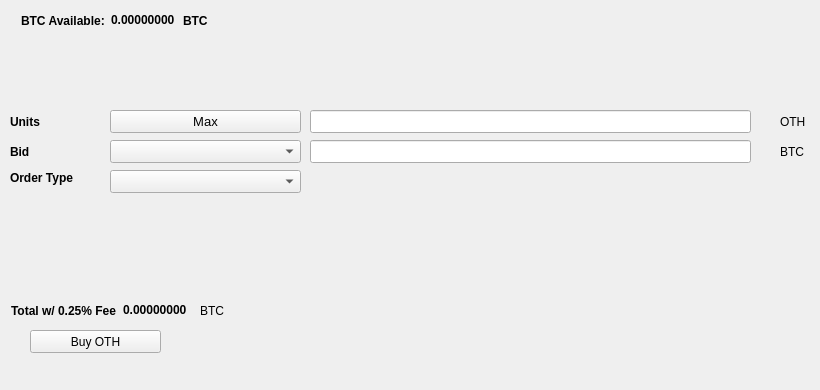
   <widget class="QWidget" name="BuyTab">
    <attribute name="title">
     <string>Buy</string>
    </attribute>
    <widget class="QPushButton" name="BuyOTH">
     <property name="geometry">
      <rect>
       <x>30</x>
       <y>330</y>
       <width>131</width>
       <height>23</height>
      </rect>
     </property>
     <property name="text">
      <string>Buy OTH</string>
     </property>
     <property name="icon">
      <iconset resource="../othila.qrc">
       <normaloff>:/icons/bitcoin</normaloff>:/icons/bitcoin</iconset>
     </property>
    </widget>
    <widget class="QLabel" name="label_3">
     <property name="geometry">
      <rect>
       <x>10</x>
       <y>110</y>
       <width>46</width>
       <height>23</height>
      </rect>
     </property>
     <property name="font">
      <font>
       <weight>75</weight>
       <bold>true</bold>
      </font>
     </property>
     <property name="text">
      <string>Units</string>
     </property>
    </widget>
    <widget class="QLineEdit" name="UnitsInput">
     <property name="geometry">
      <rect>
       <x>310</x>
       <y>110</y>
       <width>441</width>
       <height>23</height>
      </rect>
     </property>
     <property name="font">
      <font>
       <pointsize>9</pointsize>
       <weight>75</weight>
       <bold>true</bold>
      </font>
     </property>
    </widget>
    <widget class="QLineEdit" name="BuyBidPriceEdit">
     <property name="geometry">
      <rect>
       <x>310</x>
       <y>140</y>
       <width>441</width>
       <height>23</height>
      </rect>
     </property>
     <property name="font">
      <font>
       <pointsize>9</pointsize>
       <weight>75</weight>
       <bold>true</bold>
      </font>
     </property>
    </widget>
    <widget class="QLabel" name="label_4">
     <property name="geometry">
      <rect>
       <x>780</x>
       <y>110</y>
       <width>31</width>
       <height>23</height>
      </rect>
     </property>
     <property name="text">
      <string>OTH</string>
     </property>
    </widget>
    <widget class="QLabel" name="label_5">
     <property name="geometry">
      <rect>
       <x>780</x>
       <y>140</y>
       <width>31</width>
       <height>23</height>
      </rect>
     </property>
     <property name="text">
      <string>BTC</string>
     </property>
    </widget>
    <widget class="QLabel" name="label_6">
     <property name="geometry">
      <rect>
       <x>10</x>
       <y>140</y>
       <width>46</width>
       <height>23</height>
      </rect>
     </property>
     <property name="font">
      <font>
       <weight>75</weight>
       <bold>true</bold>
      </font>
     </property>
     <property name="text">
      <string>Bid</string>
     </property>
    </widget>
    <widget class="QLabel" name="label_7">
     <property name="geometry">
      <rect>
       <x>10</x>
       <y>170</y>
       <width>91</width>
       <height>16</height>
      </rect>
     </property>
     <property name="font">
      <font>
       <weight>75</weight>
       <bold>true</bold>
      </font>
     </property>
     <property name="text">
      <string>Order Type</string>
     </property>
    </widget>
    <widget class="QPushButton" name="Buy_Max_Amount">
     <property name="geometry">
      <rect>
       <x>110</x>
       <y>110</y>
       <width>191</width>
       <height>23</height>
      </rect>
     </property>
     <property name="font">
      <font>
       <pointsize>10</pointsize>
      </font>
     </property>
     <property name="text">
      <string>Max</string>
     </property>
    </widget>
    <widget class="QComboBox" name="BuyBidcomboBox">
     <property name="geometry">
      <rect>
       <x>110</x>
       <y>140</y>
       <width>191</width>
       <height>23</height>
      </rect>
     </property>
     <property name="font">
      <font>
       <pointsize>10</pointsize>
      </font>
     </property>
    </widget>
    <widget class="QComboBox" name="buyOrdertypeCombo">
     <property name="geometry">
      <rect>
       <x>110</x>
       <y>170</y>
       <width>191</width>
       <height>23</height>
      </rect>
     </property>
     <property name="font">
      <font>
       <pointsize>10</pointsize>
      </font>
     </property>
    </widget>
    <widget class="QWidget" name="layoutWidget1">
     <property name="geometry">
      <rect>
       <x>21</x>
       <y>11</y>
       <width>227</width>
       <height>19</height>
      </rect>
     </property>
     <layout class="QHBoxLayout" name="horizontalLayout_3">
      <item>
       <widget class="QLabel" name="label232">
        <property name="font">
         <font>
          <weight>75</weight>
          <bold>true</bold>
         </font>
        </property>
        <property name="text">
         <string>BTC Available:</string>
        </property>
       </widget>
      </item>
      <item>
       <widget class="QLabel" name="BtcAvailableLbl">
        <property name="palette">
         <palette>
          <active>
           <colorrole role="WindowText">
            <brush brushstyle="SolidPattern">
             <color alpha="255">
              <red>0</red>
              <green>0</green>
              <blue>0</blue>
             </color>
            </brush>
           </colorrole>
           <colorrole role="Button">
            <brush brushstyle="SolidPattern">
             <color alpha="255">
              <red>0</red>
              <green>170</green>
              <blue>0</blue>
             </color>
            </brush>
           </colorrole>
           <colorrole role="Light">
            <brush brushstyle="SolidPattern">
             <color alpha="255">
              <red>0</red>
              <green>255</green>
              <blue>0</blue>
             </color>
            </brush>
           </colorrole>
           <colorrole role="Midlight">
            <brush brushstyle="SolidPattern">
             <color alpha="255">
              <red>0</red>
              <green>212</green>
              <blue>0</blue>
             </color>
            </brush>
           </colorrole>
           <colorrole role="Dark">
            <brush brushstyle="SolidPattern">
             <color alpha="255">
              <red>0</red>
              <green>85</green>
              <blue>0</blue>
             </color>
            </brush>
           </colorrole>
           <colorrole role="Mid">
            <brush brushstyle="SolidPattern">
             <color alpha="255">
              <red>0</red>
              <green>113</green>
              <blue>0</blue>
             </color>
            </brush>
           </colorrole>
           <colorrole role="Text">
            <brush brushstyle="SolidPattern">
             <color alpha="255">
              <red>0</red>
              <green>170</green>
              <blue>0</blue>
             </color>
            </brush>
           </colorrole>
           <colorrole role="BrightText">
            <brush brushstyle="SolidPattern">
             <color alpha="255">
              <red>255</red>
              <green>255</green>
              <blue>255</blue>
             </color>
            </brush>
           </colorrole>
           <colorrole role="ButtonText">
            <brush brushstyle="SolidPattern">
             <color alpha="255">
              <red>0</red>
              <green>0</green>
              <blue>0</blue>
             </color>
            </brush>
           </colorrole>
           <colorrole role="Base">
            <brush brushstyle="SolidPattern">
             <color alpha="255">
              <red>255</red>
              <green>255</green>
              <blue>255</blue>
             </color>
            </brush>
           </colorrole>
           <colorrole role="Window">
            <brush brushstyle="SolidPattern">
             <color alpha="255">
              <red>0</red>
              <green>170</green>
              <blue>0</blue>
             </color>
            </brush>
           </colorrole>
           <colorrole role="Shadow">
            <brush brushstyle="SolidPattern">
             <color alpha="255">
              <red>0</red>
              <green>0</green>
              <blue>0</blue>
             </color>
            </brush>
           </colorrole>
           <colorrole role="AlternateBase">
            <brush brushstyle="SolidPattern">
             <color alpha="255">
              <red>127</red>
              <green>212</green>
              <blue>127</blue>
             </color>
            </brush>
           </colorrole>
           <colorrole role="ToolTipBase">
            <brush brushstyle="SolidPattern">
             <color alpha="255">
              <red>255</red>
              <green>255</green>
              <blue>220</blue>
             </color>
            </brush>
           </colorrole>
           <colorrole role="ToolTipText">
            <brush brushstyle="SolidPattern">
             <color alpha="255">
              <red>0</red>
              <green>0</green>
              <blue>0</blue>
             </color>
            </brush>
           </colorrole>
          </active>
          <inactive>
           <colorrole role="WindowText">
            <brush brushstyle="SolidPattern">
             <color alpha="255">
              <red>0</red>
              <green>0</green>
              <blue>0</blue>
             </color>
            </brush>
           </colorrole>
           <colorrole role="Button">
            <brush brushstyle="SolidPattern">
             <color alpha="255">
              <red>0</red>
              <green>170</green>
              <blue>0</blue>
             </color>
            </brush>
           </colorrole>
           <colorrole role="Light">
            <brush brushstyle="SolidPattern">
             <color alpha="255">
              <red>0</red>
              <green>255</green>
              <blue>0</blue>
             </color>
            </brush>
           </colorrole>
           <colorrole role="Midlight">
            <brush brushstyle="SolidPattern">
             <color alpha="255">
              <red>0</red>
              <green>212</green>
              <blue>0</blue>
             </color>
            </brush>
           </colorrole>
           <colorrole role="Dark">
            <brush brushstyle="SolidPattern">
             <color alpha="255">
              <red>0</red>
              <green>85</green>
              <blue>0</blue>
             </color>
            </brush>
           </colorrole>
           <colorrole role="Mid">
            <brush brushstyle="SolidPattern">
             <color alpha="255">
              <red>0</red>
              <green>113</green>
              <blue>0</blue>
             </color>
            </brush>
           </colorrole>
           <colorrole role="Text">
            <brush brushstyle="SolidPattern">
             <color alpha="255">
              <red>0</red>
              <green>170</green>
              <blue>0</blue>
             </color>
            </brush>
           </colorrole>
           <colorrole role="BrightText">
            <brush brushstyle="SolidPattern">
             <color alpha="255">
              <red>255</red>
              <green>255</green>
              <blue>255</blue>
             </color>
            </brush>
           </colorrole>
           <colorrole role="ButtonText">
            <brush brushstyle="SolidPattern">
             <color alpha="255">
              <red>0</red>
              <green>0</green>
              <blue>0</blue>
             </color>
            </brush>
           </colorrole>
           <colorrole role="Base">
            <brush brushstyle="SolidPattern">
             <color alpha="255">
              <red>255</red>
              <green>255</green>
              <blue>255</blue>
             </color>
            </brush>
           </colorrole>
           <colorrole role="Window">
            <brush brushstyle="SolidPattern">
             <color alpha="255">
              <red>0</red>
              <green>170</green>
              <blue>0</blue>
             </color>
            </brush>
           </colorrole>
           <colorrole role="Shadow">
            <brush brushstyle="SolidPattern">
             <color alpha="255">
              <red>0</red>
              <green>0</green>
              <blue>0</blue>
             </color>
            </brush>
           </colorrole>
           <colorrole role="AlternateBase">
            <brush brushstyle="SolidPattern">
             <color alpha="255">
              <red>127</red>
              <green>212</green>
              <blue>127</blue>
             </color>
            </brush>
           </colorrole>
           <colorrole role="ToolTipBase">
            <brush brushstyle="SolidPattern">
             <color alpha="255">
              <red>255</red>
              <green>255</green>
              <blue>220</blue>
             </color>
            </brush>
           </colorrole>
           <colorrole role="ToolTipText">
            <brush brushstyle="SolidPattern">
             <color alpha="255">
              <red>0</red>
              <green>0</green>
              <blue>0</blue>
             </color>
            </brush>
           </colorrole>
          </inactive>
          <disabled>
           <colorrole role="WindowText">
            <brush brushstyle="SolidPattern">
             <color alpha="255">
              <red>0</red>
              <green>85</green>
              <blue>0</blue>
             </color>
            </brush>
           </colorrole>
           <colorrole role="Button">
            <brush brushstyle="SolidPattern">
             <color alpha="255">
              <red>0</red>
              <green>170</green>
              <blue>0</blue>
             </color>
            </brush>
           </colorrole>
           <colorrole role="Light">
            <brush brushstyle="SolidPattern">
             <color alpha="255">
              <red>0</red>
              <green>255</green>
              <blue>0</blue>
             </color>
            </brush>
           </colorrole>
           <colorrole role="Midlight">
            <brush brushstyle="SolidPattern">
             <color alpha="255">
              <red>0</red>
              <green>212</green>
              <blue>0</blue>
             </color>
            </brush>
           </colorrole>
           <colorrole role="Dark">
            <brush brushstyle="SolidPattern">
             <color alpha="255">
              <red>0</red>
              <green>85</green>
              <blue>0</blue>
             </color>
            </brush>
           </colorrole>
           <colorrole role="Mid">
            <brush brushstyle="SolidPattern">
             <color alpha="255">
              <red>0</red>
              <green>113</green>
              <blue>0</blue>
             </color>
            </brush>
           </colorrole>
           <colorrole role="Text">
            <brush brushstyle="SolidPattern">
             <color alpha="255">
              <red>0</red>
              <green>85</green>
              <blue>0</blue>
             </color>
            </brush>
           </colorrole>
           <colorrole role="BrightText">
            <brush brushstyle="SolidPattern">
             <color alpha="255">
              <red>255</red>
              <green>255</green>
              <blue>255</blue>
             </color>
            </brush>
           </colorrole>
           <colorrole role="ButtonText">
            <brush brushstyle="SolidPattern">
             <color alpha="255">
              <red>0</red>
              <green>85</green>
              <blue>0</blue>
             </color>
            </brush>
           </colorrole>
           <colorrole role="Base">
            <brush brushstyle="SolidPattern">
             <color alpha="255">
              <red>0</red>
              <green>170</green>
              <blue>0</blue>
             </color>
            </brush>
           </colorrole>
           <colorrole role="Window">
            <brush brushstyle="SolidPattern">
             <color alpha="255">
              <red>0</red>
              <green>170</green>
              <blue>0</blue>
             </color>
            </brush>
           </colorrole>
           <colorrole role="Shadow">
            <brush brushstyle="SolidPattern">
             <color alpha="255">
              <red>0</red>
              <green>0</green>
              <blue>0</blue>
             </color>
            </brush>
           </colorrole>
           <colorrole role="AlternateBase">
            <brush brushstyle="SolidPattern">
             <color alpha="255">
              <red>0</red>
              <green>170</green>
              <blue>0</blue>
             </color>
            </brush>
           </colorrole>
           <colorrole role="ToolTipBase">
            <brush brushstyle="SolidPattern">
             <color alpha="255">
              <red>255</red>
              <green>255</green>
              <blue>220</blue>
             </color>
            </brush>
           </colorrole>
           <colorrole role="ToolTipText">
            <brush brushstyle="SolidPattern">
             <color alpha="255">
              <red>0</red>
              <green>0</green>
              <blue>0</blue>
             </color>
            </brush>
           </colorrole>
          </disabled>
         </palette>
        </property>
        <property name="font">
         <font>
          <weight>75</weight>
          <bold>true</bold>
         </font>
        </property>
        <property name="text">
         <string>0.00000000</string>
        </property>
        <property name="textInteractionFlags">
         <set>Qt::LinksAccessibleByMouse|Qt::TextSelectableByKeyboard|Qt::TextSelectableByMouse</set>
        </property>
       </widget>
      </item>
      <item>
       <widget class="QLabel" name="BtcAvailableLbl_2">
        <property name="font">
         <font>
          <weight>75</weight>
          <bold>true</bold>
         </font>
        </property>
        <property name="text">
         <string>BTC</string>
        </property>
       </widget>
      </item>
     </layout>
    </widget>
    <widget class="QWidget" name="layoutWidge2">
     <property name="geometry">
      <rect>
       <x>11</x>
       <y>301</y>
       <width>259</width>
       <height>19</height>
      </rect>
     </property>
     <layout class="QHBoxLayout" name="horizontalLayout_4">
      <item>
       <widget class="QLabel" name="label_9">
        <property name="font">
         <font>
          <weight>75</weight>
          <bold>true</bold>
         </font>
        </property>
        <property name="text">
         <string>Total w/ 0.25% Fee</string>
        </property>
       </widget>
      </item>
      <item>
       <widget class="QLabel" name="BuyCostLabel">
        <property name="palette">
         <palette>
          <active>
           <colorrole role="WindowText">
            <brush brushstyle="SolidPattern">
             <color alpha="255">
              <red>0</red>
              <green>0</green>
              <blue>0</blue>
             </color>
            </brush>
           </colorrole>
           <colorrole role="Button">
            <brush brushstyle="SolidPattern">
             <color alpha="255">
              <red>0</red>
              <green>170</green>
              <blue>0</blue>
             </color>
            </brush>
           </colorrole>
           <colorrole role="Light">
            <brush brushstyle="SolidPattern">
             <color alpha="255">
              <red>0</red>
              <green>255</green>
              <blue>0</blue>
             </color>
            </brush>
           </colorrole>
           <colorrole role="Midlight">
            <brush brushstyle="SolidPattern">
             <color alpha="255">
              <red>0</red>
              <green>212</green>
              <blue>0</blue>
             </color>
            </brush>
           </colorrole>
           <colorrole role="Dark">
            <brush brushstyle="SolidPattern">
             <color alpha="255">
              <red>0</red>
              <green>85</green>
              <blue>0</blue>
             </color>
            </brush>
           </colorrole>
           <colorrole role="Mid">
            <brush brushstyle="SolidPattern">
             <color alpha="255">
              <red>0</red>
              <green>113</green>
              <blue>0</blue>
             </color>
            </brush>
           </colorrole>
           <colorrole role="Text">
            <brush brushstyle="SolidPattern">
             <color alpha="255">
              <red>0</red>
              <green>170</green>
              <blue>0</blue>
             </color>
            </brush>
           </colorrole>
           <colorrole role="BrightText">
            <brush brushstyle="SolidPattern">
             <color alpha="255">
              <red>255</red>
              <green>255</green>
              <blue>255</blue>
             </color>
            </brush>
           </colorrole>
           <colorrole role="ButtonText">
            <brush brushstyle="SolidPattern">
             <color alpha="255">
              <red>0</red>
              <green>0</green>
              <blue>0</blue>
             </color>
            </brush>
           </colorrole>
           <colorrole role="Base">
            <brush brushstyle="SolidPattern">
             <color alpha="255">
              <red>255</red>
              <green>255</green>
              <blue>255</blue>
             </color>
            </brush>
           </colorrole>
           <colorrole role="Window">
            <brush brushstyle="SolidPattern">
             <color alpha="255">
              <red>0</red>
              <green>170</green>
              <blue>0</blue>
             </color>
            </brush>
           </colorrole>
           <colorrole role="Shadow">
            <brush brushstyle="SolidPattern">
             <color alpha="255">
              <red>0</red>
              <green>0</green>
              <blue>0</blue>
             </color>
            </brush>
           </colorrole>
           <colorrole role="AlternateBase">
            <brush brushstyle="SolidPattern">
             <color alpha="255">
              <red>127</red>
              <green>212</green>
              <blue>127</blue>
             </color>
            </brush>
           </colorrole>
           <colorrole role="ToolTipBase">
            <brush brushstyle="SolidPattern">
             <color alpha="255">
              <red>255</red>
              <green>255</green>
              <blue>220</blue>
             </color>
            </brush>
           </colorrole>
           <colorrole role="ToolTipText">
            <brush brushstyle="SolidPattern">
             <color alpha="255">
              <red>0</red>
              <green>0</green>
              <blue>0</blue>
             </color>
            </brush>
           </colorrole>
          </active>
          <inactive>
           <colorrole role="WindowText">
            <brush brushstyle="SolidPattern">
             <color alpha="255">
              <red>0</red>
              <green>0</green>
              <blue>0</blue>
             </color>
            </brush>
           </colorrole>
           <colorrole role="Button">
            <brush brushstyle="SolidPattern">
             <color alpha="255">
              <red>0</red>
              <green>170</green>
              <blue>0</blue>
             </color>
            </brush>
           </colorrole>
           <colorrole role="Light">
            <brush brushstyle="SolidPattern">
             <color alpha="255">
              <red>0</red>
              <green>255</green>
              <blue>0</blue>
             </color>
            </brush>
           </colorrole>
           <colorrole role="Midlight">
            <brush brushstyle="SolidPattern">
             <color alpha="255">
              <red>0</red>
              <green>212</green>
              <blue>0</blue>
             </color>
            </brush>
           </colorrole>
           <colorrole role="Dark">
            <brush brushstyle="SolidPattern">
             <color alpha="255">
              <red>0</red>
              <green>85</green>
              <blue>0</blue>
             </color>
            </brush>
           </colorrole>
           <colorrole role="Mid">
            <brush brushstyle="SolidPattern">
             <color alpha="255">
              <red>0</red>
              <green>113</green>
              <blue>0</blue>
             </color>
            </brush>
           </colorrole>
           <colorrole role="Text">
            <brush brushstyle="SolidPattern">
             <color alpha="255">
              <red>0</red>
              <green>170</green>
              <blue>0</blue>
             </color>
            </brush>
           </colorrole>
           <colorrole role="BrightText">
            <brush brushstyle="SolidPattern">
             <color alpha="255">
              <red>255</red>
              <green>255</green>
              <blue>255</blue>
             </color>
            </brush>
           </colorrole>
           <colorrole role="ButtonText">
            <brush brushstyle="SolidPattern">
             <color alpha="255">
              <red>0</red>
              <green>0</green>
              <blue>0</blue>
             </color>
            </brush>
           </colorrole>
           <colorrole role="Base">
            <brush brushstyle="SolidPattern">
             <color alpha="255">
              <red>255</red>
              <green>255</green>
              <blue>255</blue>
             </color>
            </brush>
           </colorrole>
           <colorrole role="Window">
            <brush brushstyle="SolidPattern">
             <color alpha="255">
              <red>0</red>
              <green>170</green>
              <blue>0</blue>
             </color>
            </brush>
           </colorrole>
           <colorrole role="Shadow">
            <brush brushstyle="SolidPattern">
             <color alpha="255">
              <red>0</red>
              <green>0</green>
              <blue>0</blue>
             </color>
            </brush>
           </colorrole>
           <colorrole role="AlternateBase">
            <brush brushstyle="SolidPattern">
             <color alpha="255">
              <red>127</red>
              <green>212</green>
              <blue>127</blue>
             </color>
            </brush>
           </colorrole>
           <colorrole role="ToolTipBase">
            <brush brushstyle="SolidPattern">
             <color alpha="255">
              <red>255</red>
              <green>255</green>
              <blue>220</blue>
             </color>
            </brush>
           </colorrole>
           <colorrole role="ToolTipText">
            <brush brushstyle="SolidPattern">
             <color alpha="255">
              <red>0</red>
              <green>0</green>
              <blue>0</blue>
             </color>
            </brush>
           </colorrole>
          </inactive>
          <disabled>
           <colorrole role="WindowText">
            <brush brushstyle="SolidPattern">
             <color alpha="255">
              <red>0</red>
              <green>85</green>
              <blue>0</blue>
             </color>
            </brush>
           </colorrole>
           <colorrole role="Button">
            <brush brushstyle="SolidPattern">
             <color alpha="255">
              <red>0</red>
              <green>170</green>
              <blue>0</blue>
             </color>
            </brush>
           </colorrole>
           <colorrole role="Light">
            <brush brushstyle="SolidPattern">
             <color alpha="255">
              <red>0</red>
              <green>255</green>
              <blue>0</blue>
             </color>
            </brush>
           </colorrole>
           <colorrole role="Midlight">
            <brush brushstyle="SolidPattern">
             <color alpha="255">
              <red>0</red>
              <green>212</green>
              <blue>0</blue>
             </color>
            </brush>
           </colorrole>
           <colorrole role="Dark">
            <brush brushstyle="SolidPattern">
             <color alpha="255">
              <red>0</red>
              <green>85</green>
              <blue>0</blue>
             </color>
            </brush>
           </colorrole>
           <colorrole role="Mid">
            <brush brushstyle="SolidPattern">
             <color alpha="255">
              <red>0</red>
              <green>113</green>
              <blue>0</blue>
             </color>
            </brush>
           </colorrole>
           <colorrole role="Text">
            <brush brushstyle="SolidPattern">
             <color alpha="255">
              <red>0</red>
              <green>85</green>
              <blue>0</blue>
             </color>
            </brush>
           </colorrole>
           <colorrole role="BrightText">
            <brush brushstyle="SolidPattern">
             <color alpha="255">
              <red>255</red>
              <green>255</green>
              <blue>255</blue>
             </color>
            </brush>
           </colorrole>
           <colorrole role="ButtonText">
            <brush brushstyle="SolidPattern">
             <color alpha="255">
              <red>0</red>
              <green>85</green>
              <blue>0</blue>
             </color>
            </brush>
           </colorrole>
           <colorrole role="Base">
            <brush brushstyle="SolidPattern">
             <color alpha="255">
              <red>0</red>
              <green>170</green>
              <blue>0</blue>
             </color>
            </brush>
           </colorrole>
           <colorrole role="Window">
            <brush brushstyle="SolidPattern">
             <color alpha="255">
              <red>0</red>
              <green>170</green>
              <blue>0</blue>
             </color>
            </brush>
           </colorrole>
           <colorrole role="Shadow">
            <brush brushstyle="SolidPattern">
             <color alpha="255">
              <red>0</red>
              <green>0</green>
              <blue>0</blue>
             </color>
            </brush>
           </colorrole>
           <colorrole role="AlternateBase">
            <brush brushstyle="SolidPattern">
             <color alpha="255">
              <red>0</red>
              <green>170</green>
              <blue>0</blue>
             </color>
            </brush>
           </colorrole>
           <colorrole role="ToolTipBase">
            <brush brushstyle="SolidPattern">
             <color alpha="255">
              <red>255</red>
              <green>255</green>
              <blue>220</blue>
             </color>
            </brush>
           </colorrole>
           <colorrole role="ToolTipText">
            <brush brushstyle="SolidPattern">
             <color alpha="255">
              <red>0</red>
              <green>0</green>
              <blue>0</blue>
             </color>
            </brush>
           </colorrole>
          </disabled>
         </palette>
        </property>
        <property name="font">
         <font>
          <weight>75</weight>
          <bold>true</bold>
         </font>
        </property>
        <property name="autoFillBackground">
         <bool>false</bool>
        </property>
        <property name="text">
         <string>0.00000000</string>
        </property>
        <property name="textInteractionFlags">
         <set>Qt::LinksAccessibleByMouse|Qt::TextSelectableByMouse</set>
        </property>
       </widget>
      </item>
      <item>
       <widget class="QLabel" name="label_10">
        <property name="font">
         <font>
          <weight>50</weight>
          <bold>false</bold>
         </font>
        </property>
        <property name="text">
         <string>BTC</string>
        </property>
       </widget>
      </item>
     </layout>
    </widget>
    <widget class="QLabel" name="label_24">
     <property name="geometry">
      <rect>
       <x>460</x>
       <y>300</y>
       <width>281</width>
       <height>81</height>
      </rect>
     </property>
     <property name="text">
      <string/>
     </property>
     <property name="pixmap">
      <pixmap>:/images/bittrex</pixmap>
     </property>
    </widget>
   </widget>
